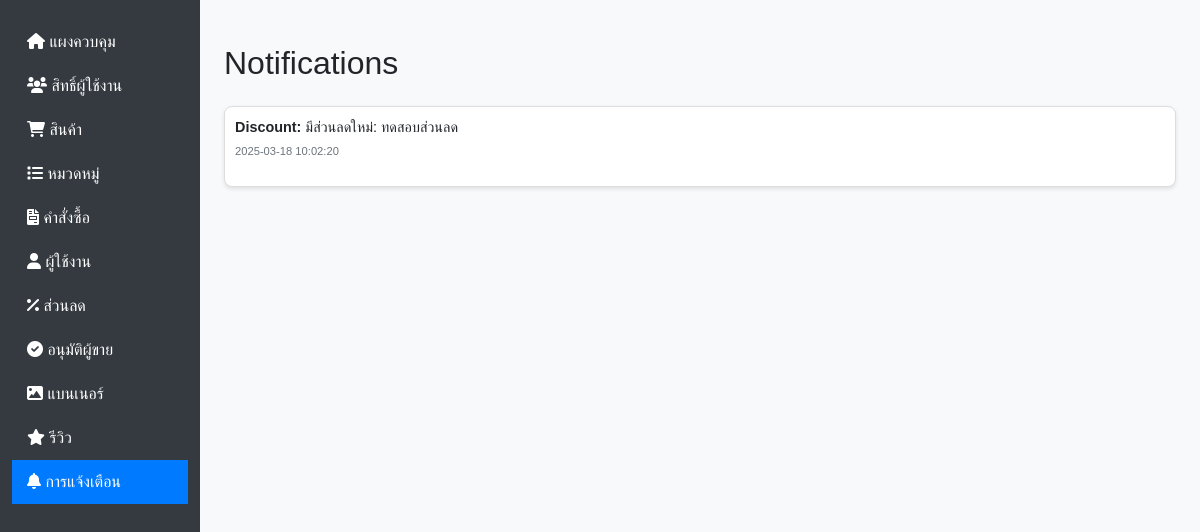
The app's page /Admin_dashboard/notifications.php (signed in) with its own data.
### tables this page shows
CREATE TABLE `notifications` (
  `id` int(11) NOT NULL,
  `seller_id` int(11) DEFAULT NULL,
  `notification_type` enum('seller_approval','order_status','general') NOT NULL DEFAULT 'general',
  `order_id` int(11) DEFAULT NULL,
  `message` varchar(255) NOT NULL,
  `data` longtext DEFAULT NULL CHECK (json_valid(`data`)),
  `created_at` timestamp NOT NULL DEFAULT current_timestamp(),
  `is_read` tinyint(1) DEFAULT 0,
  `type` enum('order','discount','message') NOT NULL DEFAULT 'order',
  `related_id` int(11) DEFAULT NULL
);

### Admin_dashboard/notifications.php (the view, shortened to what this page needs)
<?php
require_once 'db_config.php';
$sql = "SELECT n.id, n.message, n.created_at, n.is_read, n.type, n.related_id,
               u.first_name, u.last_name,  -- For user-related notifications
               s.store_name,                -- For seller-related notifications
               o.id AS order_number,
               d.title as discount_title  -- Include discount name
        FROM notifications n
        LEFT JOIN users u ON n.type = 'message' AND n.related_id = u.user_id    -- User related (if message)
        LEFT JOIN sellers s ON n.type = 'seller_approval' AND n.related_id = s.seller_id  -- seller related (if seller approve)
        LEFT JOIN orders o ON n.type = 'order' AND n.related_id = o.id -- orders related (if type order)
        LEFT JOIN discounts d ON n.type = 'discount' AND n.related_id = d.id -- for discounts
        ORDER BY n.created_at DESC";
$result = $conn->query($sql);
$notifications = [];
if ($result && $result->num_rows > 0) {
    while ($row = $result->fetch_assoc()) {
        $notifications[] = $row;
    }
}
?>
<!DOCTYPE html>
<html lang="en">
<head>
    <link href="https://cdn.jsdelivr.net/npm/bootstrap@5.3.0/dist/css/bootstrap.min.css" rel="stylesheet">
    <link rel="stylesheet" href="https://cdnjs.cloudflare.com/ajax/libs/font-awesome/6.0.0/css/all.min.css"/>
</head>
<body>
<div class="container-fluid">
    <div class="row">
        <nav id="sidebar" class="col-md-3 col-lg-2 d-md-block sidebar">
            <?php include 'sidebar.php'; ?>
        </nav>
        <main role="main" class="col-md-9 ml-sm-auto col-lg-10 px-md-4 content">
            <h2 class="my-4">Notifications</h2>
            <?php if (empty($notifications)): ?>
                <p>No notifications.</p>
            <?php else: ?>
                <?php foreach ($notifications as $notification): ?>
                    <div class="notification-item <?php echo $notification['is_read'] ? '' : 'unread'; ?>">
                        <p class="notification-message">
                                     <span class="notification-type">
                                         <?php echo htmlspecialchars(ucfirst($notification['type'])); ?>:
                                     </span>
                            <?php if ($notification['type'] === 'order'): ?>
                                Order #<?php echo htmlspecialchars($notification['order_number']); ?> - <?php echo htmlspecialchars($notification['message']); ?>
                            <?php elseif ($notification['type'] === 'message'): ?>
                                Message from <?php echo htmlspecialchars($notification['first_name'] . ' ' . $notification['last_name']); ?> -  <?php echo htmlspecialchars($notification['message']); ?>
                            <?php elseif($notification['type'] == 'seller_approval'): ?>
                                <?php echo htmlspecialchars($notification['message']); ?>
                            <?php elseif ($notification['type'] === 'discount'): ?>
                                <?php echo htmlspecialchars($notification['message']); ?>
                            <?php else: ?>
                                <?php echo htmlspecialchars($notification['message']); ?>
                            <?php endif; ?>
                        </p>
                        <p class="notification-time"><?php echo htmlspecialchars($notification['created_at']); ?></p>
                    </div>
                <?php endforeach; ?>
            <?php endif; ?>
        </main>
    </div>
</div>
</body>
</html>

### Admin_dashboard/notifications.php (style rules this page uses)
body { font-family: 'Arial', sans-serif; background-color: #f8f9fa; }
.sidebar { height: 100vh; background-color: #343a40; color: white; padding-top: 20px; position: sticky; top: 0; }
.content { padding: 20px; }
.notification-item { border: 1px solid #ddd; border-radius: 8px; padding: 10px; margin-bottom: 10px; background-color: #fff; box-shadow: 0 2px 4px rgba(0, 0, 0, 0.1); }
.notification-message { font-size: 0.9rem; margin-bottom: 4px; }
.notification-time { font-size: 0.7rem; color: #6c757d; }
.notification-type { font-weight: bold; }

### records on screen
notifications: type "Discount", message "มีส่วนลดใหม่: ทดสอบส่วนลด", created_at "2025-03-18 10:02:20"
